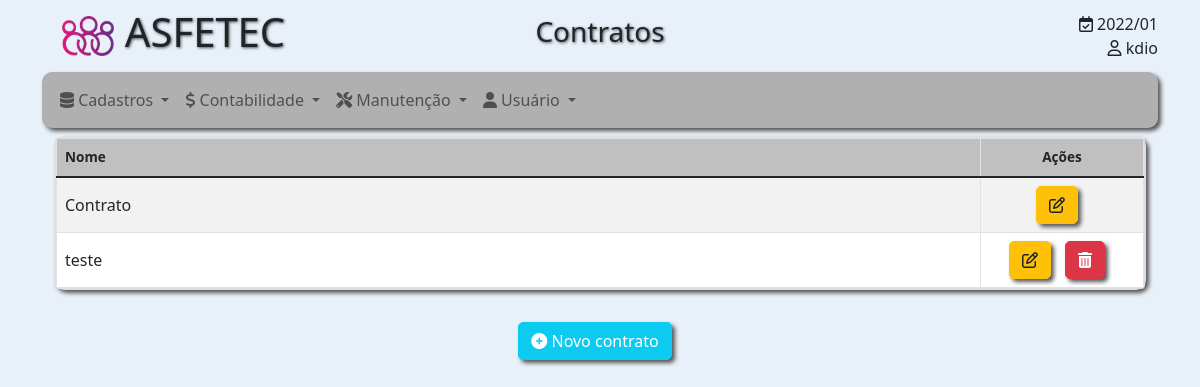
Page /app/contrato/ (signed in) on the committed database.
### app/models/competencia.py (models this page shows, shortened)
class Competencia(models.Model):
    ano = models.CharField(max_length=4, unique=False, null=False, verbose_name=_('Ano'))
    mes = models.CharField(
        max_length=2, unique=False, null=False, choices=MESES, verbose_name=_('Mês'))
    data = models.DateField(blank=False, null=False, verbose_name=_('Data'))
    DEFAULT_DAY = 25
    class Meta:
        unique_together = (('ano', 'mes'))
        ordering = ['-ano', '-mes']
        verbose_name = _('Competência')
        verbose_name_plural = _('Competências')
    def __str__(self):
        return f"{self.ano}/{self.mes}"
    @classmethod
    def current(class_):
        return class_.objects.first()

### app/models/contrato.py (models this page shows, shortened)
class Contrato(models.Model):
    nome = models.CharField(max_length=50, unique=True, null=False, verbose_name=_('Nome'))
    class Meta:
        ordering = ['nome']
        verbose_name = _('Contrato')
        verbose_name_plural = _('Contratos')
    def can_delete(self):
        return len(self.contratacoes.all()) == 0

### app/views/contrato.py (the view)
# urls.py: path('contrato/', contrato.index, name='contrato_index'),
@staff_member_required
def index(request):
    contratos = Contrato.objects.all()
    table_headers = [set_td(_('Nome')), set_td('action')]
    table_data = []
    table_actions = []
    for contrato in contratos:
        table_data.append([set_td(contrato.nome)])
        actions = [set_action('edit',
            [reverse('contrato_edit', kwargs={'contrato_id':contrato.id})])]
        if contrato.can_delete():
            actions.append(set_action('delete', [contrato.id, reverse('contrato_delete')]))
        table_actions.append(actions)
    context = {
        'title': _('Contratos'),
        'table_headers': table_headers,
        'table_data': table_data,
        'table_actions': table_actions}
    return render(request, 'contrato/index.html', context)

### app/templatetags/public_tags.py (called while the page is built)
@register.simple_tag(name='setvar')
def setvar(value=None):
  return value

@register.filter(name='static_file')
def static_file(file):
    with open(f"{settings_value('BASE_DIR')}/{settings_value('STATIC_URL')}{file}","r") as f:
      string = f.read()
    return string

@register.filter(name='get_item_by_index')
def get_item_by_index(indexable, i):
    return indexable[i]

@register.filter(name='settings_value')
def settings_value(name):
    return getattr(settings, name, "")

@register.simple_tag(name='current_competencia')
def current_competencia():
    return Competencia.current()

@register.filter(name='css_class')
def css_class(i):
    return CSS_CLASSES[i]

### app/utils/public.py (called while the page is built)
def set_td(data, class_=""):
    if data == 'action':
        class_ = data
        data = _('Ações')
    if class_ == 'action':
        class_ = "a"
    return {'data': data, 'class': class_}

def set_action(action, data):
    return {'action': f"toolbox/actions/{action}.html", 'data': data}

### app/templates/contrato/index.html
{% extends 'base.html' %}
{% block content %}
  {% include 'toolbox/table.html' %}
  <br />
  {% url "contrato_new" as href %}
  {% with caption="Novo contrato" %}
    <div class="text-center">
      {% include 'toolbox/actions/new.html' %}
    </div>
  {% endwith %}
{% endblock %}

### app/templates/toolbox/header.html
{% load static %}
{% load public_tags %}
<div id="container" class="container-xl navbar navbar-expand-md navbar-light" style="width:100%; text-align:center;">
  <div id="left" style="float:left; width:25%;">
    <h1 class="navbar-brand-autodark d-none-navbar-horizontal pe-0 pe-md-3 systitle">
      <span class="d-lg-inline-block">
        <img src="{% static 'images/logo.png' %}" style="width: 20%; height: 20%;"> ASFETEC
      </span>
    </h1>
  </div>
 <div id="center" style="display: inline-block; margin:0 auto;"><h3 class="systitle">{{ title }}<h3></div>
  <div id="right" class="d-print-none" style="float:right; width:25%;";>
    {% if user.is_authenticated %}
      <div align="right"><i class="far fa-calendar-check"></i> {% current_competencia %}</div>
      <div align="right"><i class="far fa-user"></i> {{ user }}</div>
    {% endif %}
  </div>
</div>

### app/templates/toolbox/table.html (shortened to what this page needs)
{% load public_tags %}
{% if table_data|length > 0 %}
  <div class="container align-items-center" align="center">
    <div class="card search-card d-print-none sysshadow" {% if table_size %}style="width: {{table_size}};"{% endif %}>
      <div data-controller="mobile-table" class="card nopadding">
        <div class="table-responsible">
          <table class="table table-vcenter card-table table-bordered table-striped table-hover nopadding" data-mobile-table-target="table">
            <thead>
              <tr>
                {% for item in table_headers %}
                  <th class="{{ item.class|css_class }}">{{ item.data }}</th>
                {% endfor %}
              </tr>
            </thead>
            <tbody>
              {% for line in table_data %}
                {% setvar forloop.counter0 as line_index %}
                <tr>
                  {% for td in line %}
                    <td class="{{ td.class|css_class }}">{{ td.data|safe }}</td>
                  {% endfor %}
                  {% if table_actions|length > 0 %}
                    <td class="{{ 'a'|css_class }}">
                      {% with table_actions|get_item_by_index:line_index as actions %}
                        {% for action in actions %}
                          {% with data=action.data %}
                            {% include action.action %}
                          {% endwith %}
                        {% endfor %}
                      {% endwith %}
                    </td>
                  {% endif %}
                </tr>
              {% endfor %}
            </tbody>
          </table>
        </div>
      </div>
    </div>
  </div>
{% endif %}

### rows in the picture
Competencia: ano+mes "2022/01"
Contrato: data "Contrato"
Contrato: data "teste"

### other values in the picture
{{ title }} "Contratos"
{{ user }} "kdio"
{{ main_menu.name }} "Cadastros" "Contabilidade" "Manutenção" "Usuário"
{{ item.data }} "Nome" "Ações"
{{ caption }} "Novo contrato"
